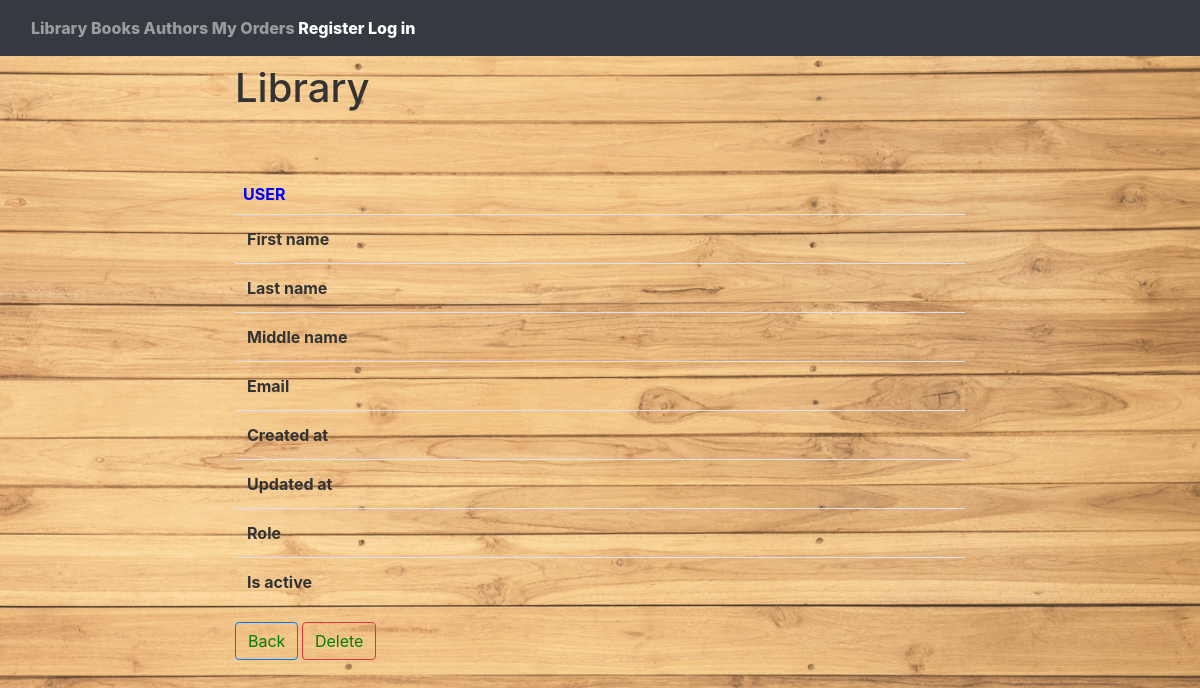
Page /user/info/6/ (signed in) on the earlier database version.
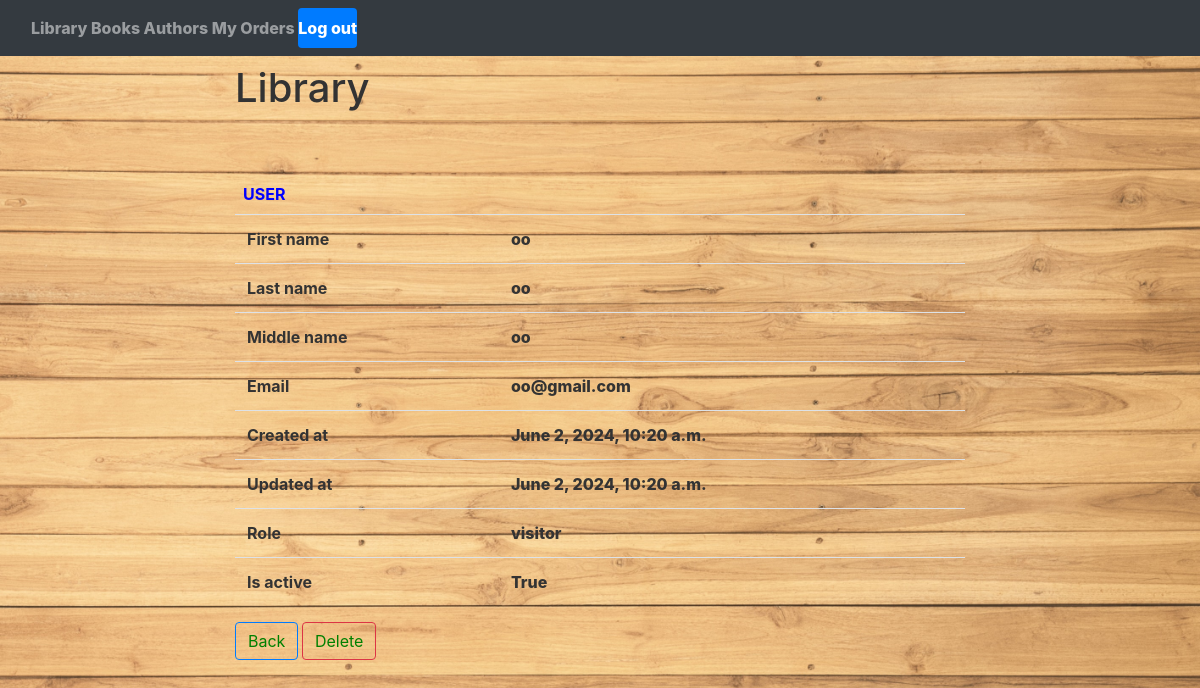
Same page on the later database version.
### authentication/models.py (models this page shows, shortened)
class CustomUser(AbstractBaseUser, PermissionsMixin):
    first_name = models.CharField(max_length=20, blank=True)
    last_name = models.CharField(max_length=20, blank=True)
    middle_name = models.CharField(max_length=20, blank=True)
    email = models.CharField(max_length=100, unique=True, blank=True)
    password = models.CharField(blank=True, max_length=255)
    created_at = models.DateTimeField(editable=False, auto_now=datetime.datetime.now())
    updated_at = models.DateTimeField(auto_now=datetime.datetime.now())
    role = models.IntegerField(choices=ROLE_CHOICES, default=0)
    is_active = models.BooleanField(blank=True, default=True)
    is_staff = models.BooleanField(blank=True, default=False)
    is_superuser = models.BooleanField(blank=True, default=False)
    id = models.AutoField(primary_key=True)
    USERNAME_FIELD = 'email'
    objects = CustomUserManager()
    @staticmethod
    def get_by_id(user_id):
        custom_user = CustomUser.objects.filter(id=user_id).first()
        return custom_user if custom_user else None
    @staticmethod
    def get_by_email(email):
        custom_user = CustomUser.objects.filter(email=email).first()
        return custom_user if custom_user else None
    def get_role_name(self):
        return ROLE_CHOICES[self.role][1]

### authentication/views.py (the view)
# urls.py: path("info/<int:id>/", views.user_info, name="user_info")
@ratelimit(key='ip', rate='5/m', block=True)
def user_info(request, id):
    if not request.user.is_authenticated:
        messages.info(request, "Log in first!")
        return redirect("login")
    if not CustomUser.get_by_email(request.user.email).role == 1:
        messages.info(request, "You don`t have permission!")
        return redirect("home")
    return render(request, "get_user_by_id.html", context={"user": CustomUser.get_by_id(id)})

### templates/get_user_by_id.html
{% extends "base.html" %} }
{% block content %}
    <h2><center> User</center></h2>
    <table class="table">
        <tr>
            <th scope="row">First name</th>
            <td>{{ user.first_name }}</td>
        </tr>
        <tr>
            <th scope="row">Last name</th>
            <td>{{ user.last_name }}</td>
        </tr>
        <tr>
            <th scope="row">Middle name</th>
            <td>{{ user.middle_name }}</td>
        </tr>
        <tr>
            <th scope="row">Email</th>
            <td>{{ user.email }}</td>
        </tr>
        <tr>
            <th scope="row">Created at</th>
            <td>{{ user.created_at }}</td>
        </tr>
        <tr>
            <th scope="row">Updated at</th>
            <td>{{ user.updated_at }}</td>
        </tr>
        <tr>
            <th scope="row">Role</th>
            <td>{{ user.get_role_name }}</td>
        </tr>
        <tr>
            <th scope="row">Is active</th>
            <td>{{ user.is_active }}</td>
        </tr>
    </table>
    <a class="btn btn-outline-primary" href="{% url 'get_users' %}">Back</a>
    <a class="btn btn-outline-danger" href="{% url 'delete_user' user.id %}">Delete</a>
{% endblock content %}

Differences in the rows shown:
added CustomUser: first_name "oo", last_name "oo", middle_name "oo", email "oo@gmail.com", created_at "June 2, 2024, 10:20 a.m.", updated_at "June 2, 2024, 10:20 a.m.", get_role_name "visitor", is_active "True"
Other differences:
text no longer shown: "Register Log in"
text now shown: "Log out"
